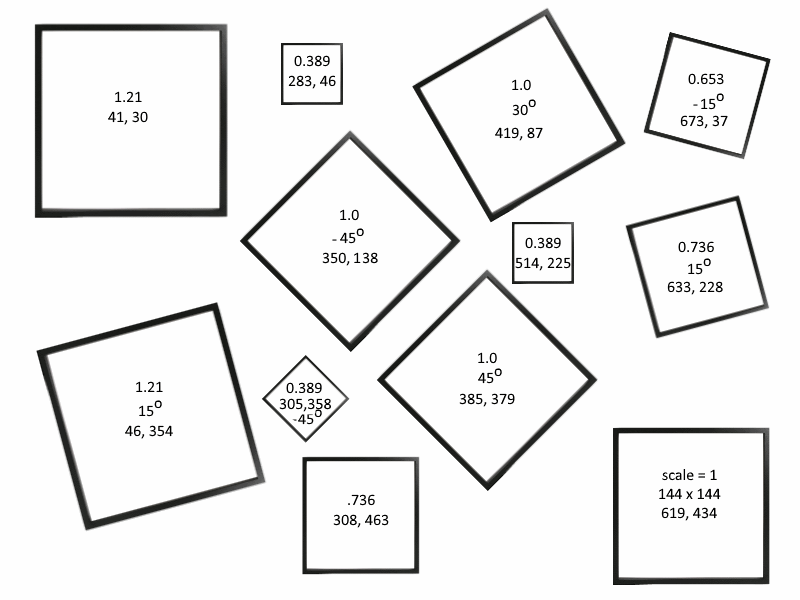
#> input picture cs355/Lab4/Lab 4 Data/PictureFrameCollage.png, 800 x 600 px
$ jupyter execute --allow-errors Lab4-ImageTransformations.ipynb   (shell and % lines are left out)
#> lines starting #> are read from the running program, lines starting #| are printed output that depends on the picture; after the words box and inside, x2 and y2 are one past the last pixel; in counts of white or black regions, pixels touching at a corner belong together
# Image Transformations Lab
All  of  the  programming  assignments  are  to  be  done  in  Python  using  additional  libraries  specified  in  the  assignments.  There  are many  libraries  available,  some  of  which  we  will  be  using,  and  you  are  welcome  to  use  them  with  one  exception:  if  the  library  or  a  function  within  it  performs  the  specific  function  you  are  asked  to  code,  you  may  not  use  that  other  than  perhaps  as  a  reference  to  compare  against. All  of  the  code  you  submit  must  be  your  own. You are welcome to turn in a completed jupyter notebook.

The following code will load an image you can use for this lab. If needed make sure to install PIL using *pip install PIL* or *conda install PIL*.

**Note:** On the homework, the direction of the positve Y-axis was up. In this lab (and most image packages), the direction of the positive Y-axis is down. This means that you will need to rotate in the opposite direction of what you did on the homework.

[cell 1]
import numpy as np
import matplotlib.pyplot as plt
from PIL import Image


def compose(frame, image, transformation):

    width, height = frame.size

    #Invert matrix for compose function, grab values for Affine Transform
    t = np.linalg.inv(transformation)
    a=t[0,0]; b=t[0,1]; c=t[0,2]; d=t[1,0]; e=t[1,1]; f=t[1,2]

    image = image.transform((width,height), Image.AFFINE,(a,b,c,d,e,f), Image.BICUBIC)

    #Make mask from image's location
    im = np.sum(np.asarray(image), -1)
    vals = 255.0*( im > 0)
    mask = Image.fromarray(vals).convert("1")

    #Composite images together
    result = Image.composite(image,frame,mask)

    return result


#Open the two images
filename = "PictureFrameCollage.png"
frame = Image.open(filename).convert("RGB")

filename0 = "Bird0.png"
im = Image.open(filename0).convert("RGB")
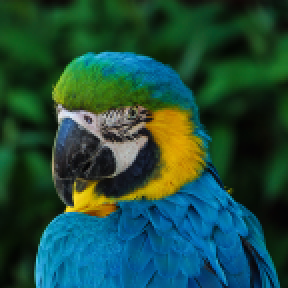
#> input picture cs355/Lab4/Lab 4 Data/Bird0.png, 144 x 144 px (shown 2 times larger)
#> im is the input picture: PIL image 144x144 RGB; mean R, G, B 30.5, 75.9, 61.2

#Define the transformation to the first picture frame
transformation = np.matrix([[1,0,619],[0,1,433],[0,0,1]])

#Compose the two images together
result = compose(frame, im, transformation)
#> in compose, `im = np.sum(np.asarray(image), -1)`: im: shape (600, 800) uint64; 584 distinct labels, from 0 to 698
#> in compose, `vals = 255.0*( im > 0)`:
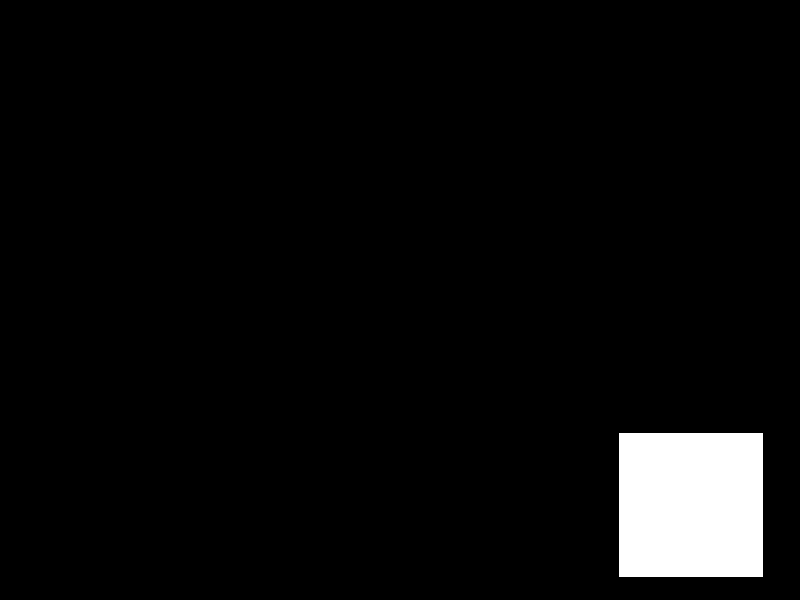
#> vals: shape (600, 800) float64; 4.3% white; 1 white region, box (x1, y1, x2, y2) and area: (619, 433, 763, 577) 20736

#Show the result
plt.imshow(result)
plt.show()

#Uncomment this line if you want to save the image
#result.save("Output.png")

Tip: Make sure you are comfortable with building your own transformations and how the compositing code works, then try implementing your own general transform function.

[cell 2]
import math

def scale(us):
    return np.matrix([[us,0,0],[0,us,0],[0,0,1]])

def rotate(dg):
    resultMatrix = np.matrix([[math.cos(math.radians(dg)),math.sin(math.radians(dg)),0],[(-1)*math.sin(math.radians(dg)),math.cos(math.radians(dg)),0],[0,0,1]])
    return resultMatrix

def translate(tx,ty):
    return np.matrix([[1,0,tx],[0,1,ty],[0,0,1]])

def buildMatrix(uScale,degree,tx,ty):
    sm=scale(uScale)
    rt=rotate(degree)
    trans=translate(tx,ty)
    return trans*rt*sm


im2 = Image.open("Bird1.png").convert("RGB")
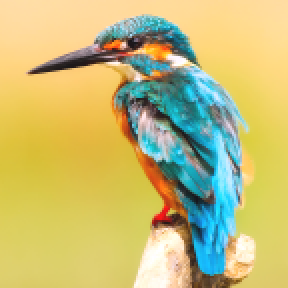
#> input picture cs355/Lab4/Lab 4 Data/Bird1.png, 144 x 144 px (shown 2 times larger)
#> im2 is the input picture: PIL image 144x144 RGB; mean R, G, B 196.7, 188.4, 119.4
mat2=buildMatrix(1.21,15,46,354)
c1=compose(result,im2,mat2)
#> in compose (call 2), `im = np.sum(np.asarray(image), -1)`:
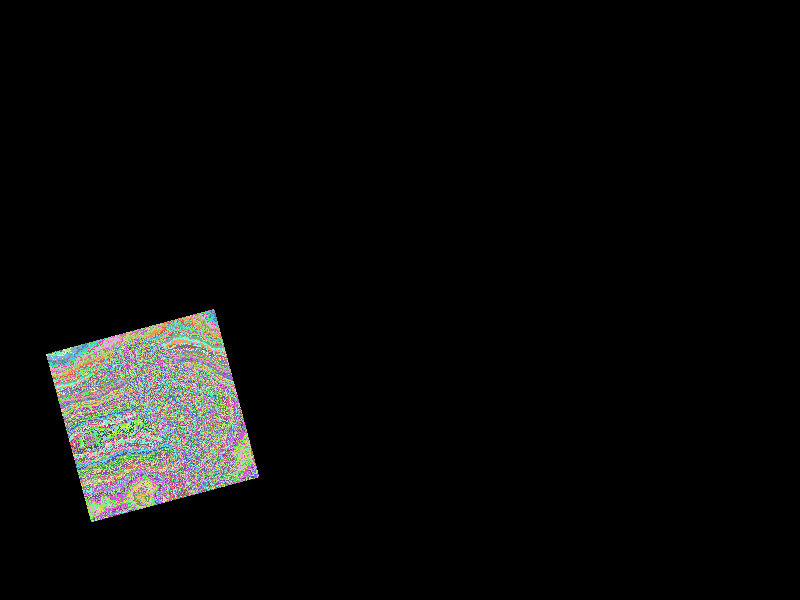
#> im: shape (600, 800) uint64; 724 distinct labels, from 0 to 765; one colour per label, 0 black
#> in compose (call 2), `vals = 255.0*( im > 0)`: vals: shape (600, 800) float64; 6.3% white; 1 white region, box (x1, y1, x2, y2) and area: (46, 309, 259, 522) 30360


im3 = Image.open("Bird2.png").convert("RGB")
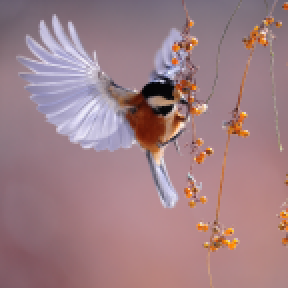
#> input picture cs355/Lab4/Lab 4 Data/Bird2.png, 144 x 144 px (shown 2 times larger)
#> im3 is the input picture: PIL image 144x144 RGB; mean R, G, B 159.4, 127.1, 133.7
mat3=buildMatrix(1.21,0,41,30)
c2=compose(c1,im3,mat3)
#> in compose (call 3), `im = np.sum(np.asarray(image), -1)`:
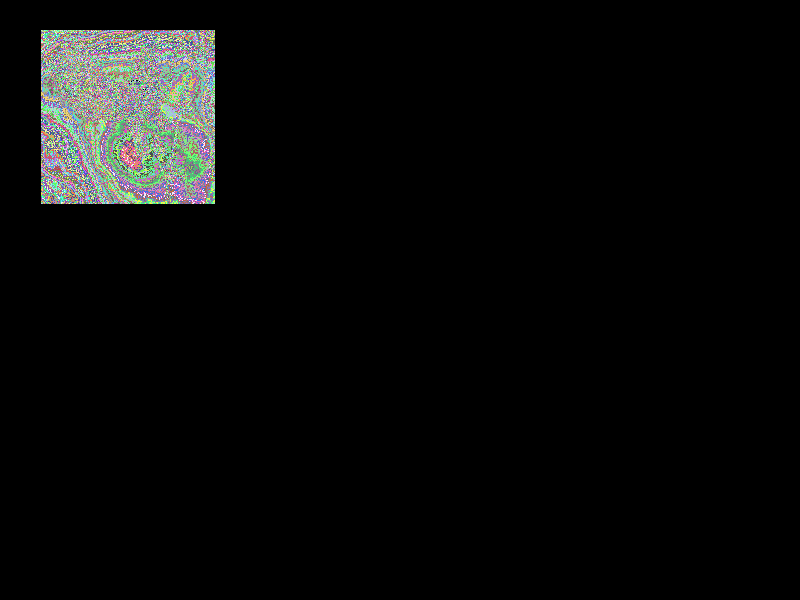
#> im: shape (600, 800) uint64; 700 distinct labels, from 0 to 741; one colour per label, 0 black
#> in compose (call 3), `vals = 255.0*( im > 0)`: vals: shape (600, 800) float64; 6.3% white; 1 white region, box (x1, y1, x2, y2) and area: (41, 30, 215, 204) 30267

im4 = Image.open("Bird3.png").convert("RGB")
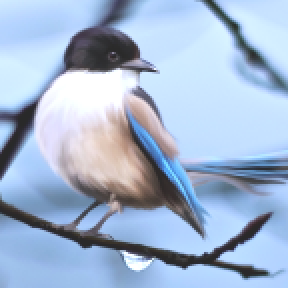
#> input picture cs355/Lab4/Lab 4 Data/Bird3.png, 144 x 144 px (shown 2 times larger)
#> im4 is the input picture: PIL image 144x144 RGB; mean R, G, B 162.5, 182.4, 209.2
mat4=buildMatrix(.389,0,283,46)
c3=compose(c2,im4,mat4)
#> in compose (call 4), `im = np.sum(np.asarray(image), -1)`: im: shape (600, 800) uint64; 596 distinct labels, from 0 to 765
#> in compose (call 4), `vals = 255.0*( im > 0)`: vals: shape (600, 800) float64; 0.65% white; 1 white region, box (x1, y1, x2, y2) and area: (283, 46, 339, 102) 3136

im5 = Image.open("Bird4.png").convert("RGB")
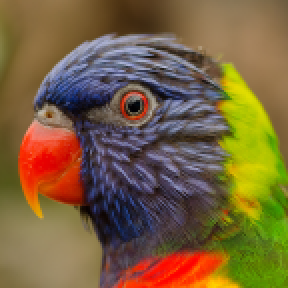
#> input picture cs355/Lab4/Lab 4 Data/Bird4.png, 144 x 144 px (shown 2 times larger)
#> im5 is the input picture: PIL image 144x144 RGB; mean R, G, B 121.5, 98.2, 61.2
mat5=buildMatrix(1,-45,350,138)
c4=compose(c3,im5,mat5)
#> in compose (call 5), `im = np.sum(np.asarray(image), -1)`:
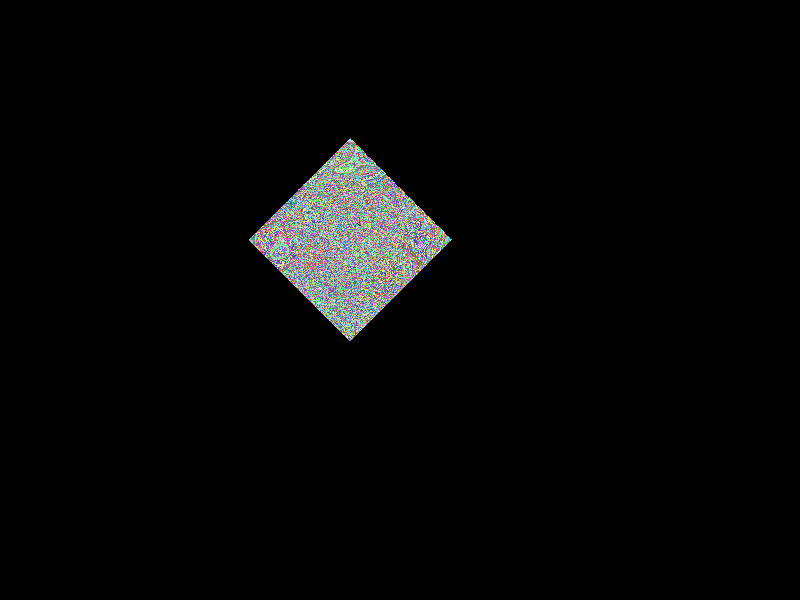
#> im: shape (600, 800) uint64; 551 distinct labels, from 0 to 605; one colour per label, 0 black
#> in compose (call 5), `vals = 255.0*( im > 0)`: vals: shape (600, 800) float64; 4.3% white; 1 white region, box (x1, y1, x2, y2) and area: (249, 138, 452, 341) 20671
#> in compose (call 5), `result = Image.composite(image,frame,mask)`:
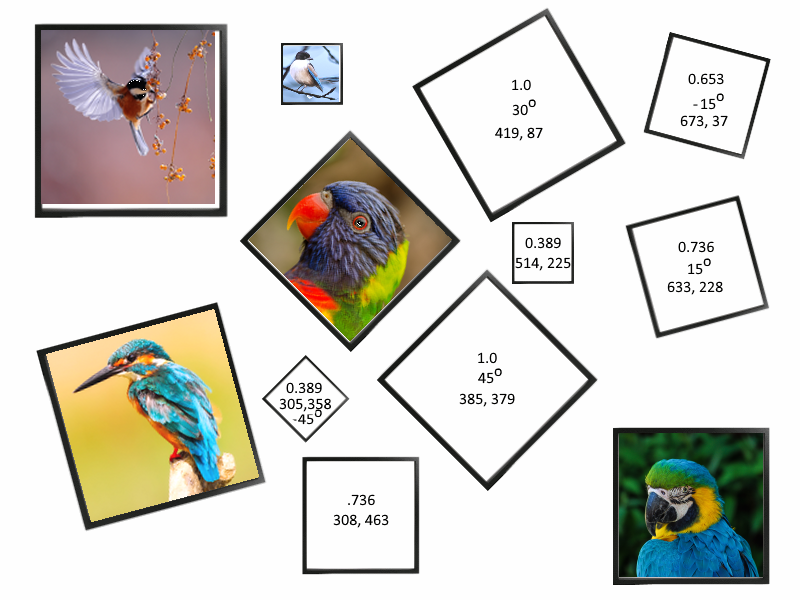
#> result: PIL image 800x600 RGB; mean R, G, B 213.2, 211.8, 205.7

#> (the rest of this cell did not finish here and is left out)
